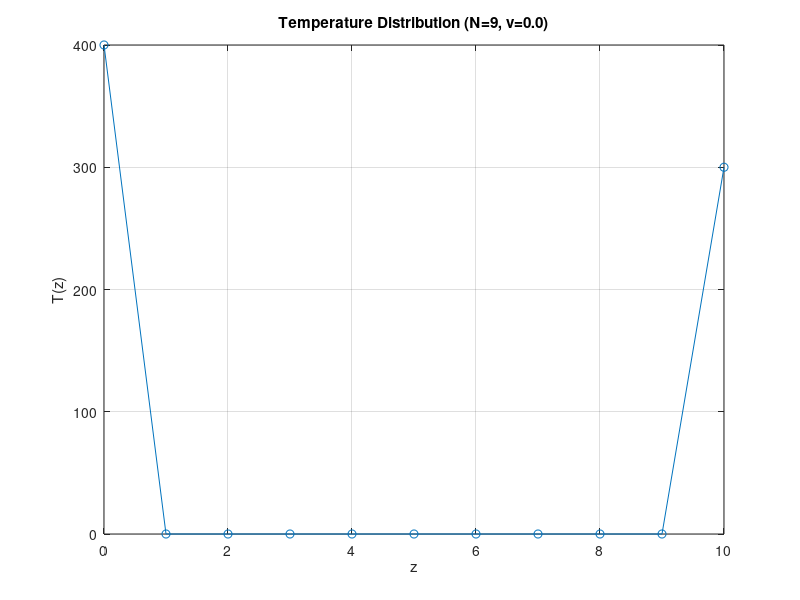

The MATLAB source for this figure:
%% Lab 2: Heat Conduction Boundary Value Problem
% Solving: -d/dz(kappa * dT/dz) + v*rho*C * dT/dz = Q(z)
% Boundary conditions: T(0) = T0, T(L) = Tout

clear; clc; close all;

%% ========== PARAMETERS ==========
L = 10;          % Pipe length
a = 1;           % Coil start position
b = 3;           % Coil end position
Q0 = 50;         % Heating intensity
kappa = 0.5;     % Heat conduction coefficient
rho = 1;         % Fluid density
C = 1;           % Heat capacity
T0 = 400;        % Left boundary temperature (z=0)
Tout = 300;      % Right boundary temperature (z=L)

% Parameters to vary:
v = 0;           % Fluid velocity (try 0, 0.1, 0.5, 1)
N = 9;           % Number of interior grid points (try 9, 19, 39, 79)

%% ========== GRID SETUP ==========
h = L / (N + 1);              % Grid spacing
z_all = 0:h:L;                % All grid points (N+2 total, including boundaries)
z_interior = z_all(2:end-1);  % Interior points only (N points)

%% ========== COMPUTE Q(z) AT INTERIOR POINTS ==========
% Q(z) is piecewise:
%   Q = 0                           if z < a
%   Q = Q0 * sin(pi*(z-a)/(b-a))   if a <= z <= b
%   Q = 0                           if z > b

Qvec = zeros(N, 1);
for i = 1:N
    z_i = z_interior(i);

    % TODO: Implement the piecewise Q function
    % Hint: Use if/elseif/else to check which region z_i is in

end

%% ========== DISCRETIZATION ==========
% The ODE: -kappa * d2T/dz2 + v*rho*C * dT/dz = Q(z)
%
% Using finite differences at interior point i:
%   Second derivative: d2T/dz2 ≈ (T_{i+1} - 2*T_i + T_{i-1}) / h^2
%   First derivative:  dT/dz   ≈ (T_{i+1} - T_{i-1}) / (2*h)  [central difference]
%                      or       ≈ (T_i - T_{i-1}) / h         [backward difference]
%
% Substituting into the ODE and collecting terms gives:
%   (coeff_lower) * T_{i-1} + (coeff_main) * T_i + (coeff_upper) * T_{i+1} = Q_i
%
% TODO: Work out the coefficients by hand first!
%       Substitute the finite difference formulas into the ODE,
%       then collect terms for T_{i-1}, T_i, and T_{i+1}

%% ========== BUILD TRIDIAGONAL MATRIX A ==========
% Matrix A is N x N (one row per interior point)
%
% Structure:
%   [ d   u   0   0   0  ]
%   [ l   d   u   0   0  ]
%   [ 0   l   d   u   0  ]
%   [ 0   0   l   d   u  ]
%   [ 0   0   0   l   d  ]
%
% where d = main diagonal coefficient (for T_i)
%       u = upper diagonal coefficient (for T_{i+1})
%       l = lower diagonal coefficient (for T_{i-1})

% TODO: Define your coefficients based on your discretization
% coeff_main = ... ;   % Coefficient of T_i
% coeff_upper = ... ;  % Coefficient of T_{i+1}
% coeff_lower = ... ;  % Coefficient of T_{i-1}

% Build diagonal vectors
main_diag = zeros(N, 1);    % Length N
upper_diag = zeros(N-1, 1); % Length N-1 (one fewer than main)
lower_diag = zeros(N-1, 1); % Length N-1

% TODO: Fill in the diagonal vectors with your coefficients
% For uniform coefficients (same at every point):
%   main_diag(:) = coeff_main;
%   upper_diag(:) = coeff_upper;
%   lower_diag(:) = coeff_lower;

% Assemble the matrix using diag()
% diag(v, 0) puts vector v on the main diagonal
% diag(v, 1) puts vector v on the first upper diagonal
% diag(v, -1) puts vector v on the first lower diagonal
A = diag(main_diag, 0) + diag(upper_diag, 1) + diag(lower_diag, -1);

%% ========== BUILD RIGHT-HAND SIDE VECTOR b ==========
% Start with the source term
b = Qvec;

% Handle boundary conditions:
% At i=1: equation involves T_0 (known) -> move to RHS
% At i=N: equation involves T_{N+1} (known) -> move to RHS
%
% TODO: Add boundary contributions
% b(1) = b(1) - (coeff_lower) * T0;
% b(N) = b(N) - (coeff_upper) * Tout;

%% ========== SOLVE THE SYSTEM ==========
T_interior = A \ b;

%% ========== ASSEMBLE FULL SOLUTION ==========
% Include boundary values
T_full = [T0; T_interior; Tout];

%% ========== PLOT RESULTS ==========
figure;
plot(z_all, T_full, '-o');
xlabel('z');
ylabel('T(z)');
title(sprintf('Temperature Distribution (N=%d, v=%.1f)', N, v));
grid on;

%% ========== CONVERGENCE STUDY (Task 1) ==========
% TODO: Run for N = 9, 19, 39, 79 with v = 0
%       Plot all curves on the same graph
%
% Hint: You can either:
%   1. Copy the code above into a loop over N values, or
%   2. Turn the code above into a function and call it multiple times
%
% Example structure:
% figure;
% hold on;
% for N = [9, 19, 39, 79]
%     % ... compute T_full for this N ...
%     plot(z_all, T_full);
% end
% hold off;
% legend('N=9', 'N=19', 'N=39', 'N=79');

%% ========== CONVECTION STUDY (Task 2) ==========
% TODO: Use N = 79 and run for v = 0, 0.1, 0.5, 1
%       Use subplot to show all four in one figure
%
% Example structure:
% figure;
% v_values = [0, 0.1, 0.5, 1];
% for idx = 1:4
%     v = v_values(idx);
%     % ... compute T_full for this v ...
%     subplot(2, 2, idx);
%     plot(z_all, T_full);
%     title(sprintf('v = %.1f', v));
%     xlabel('z');
%     ylabel('T(z)');
% end
